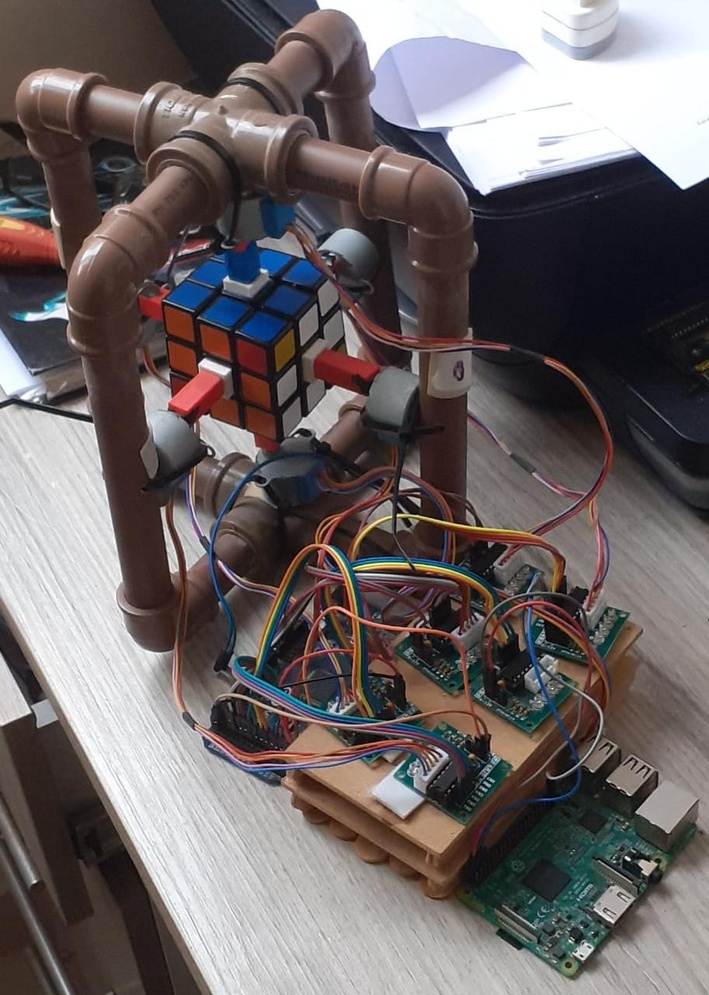
#> input picture robot_cube.jpeg, 709 x 995 px, shrunk from 913 x 1280 before the run, given in place of the camera
$ python readColorT.py
#> lines starting #> are read from the running program, lines starting #| are printed output that depends on the picture; after the words box and inside, x2 and y2 are one past the last pixel; in counts of white or black regions, pixels touching at a corner belong together
import cv2
import numpy as np

name = "I need see that color guy!"

cam = cv2.VideoCapture(0)
cam.set(cv2.CAP_PROP_FPS, 180)

while(True):
    ret, frame = cam.read()
#> frame is the input picture: shape (995, 709, 3); mean B, G, R 101.4, 101, 108.8

    #hsv = cv2.cvtColor(frame, cv2.COLOR_BGR2HSV)

    #pré-processamento
    gray = cv2.cvtColor(frame, cv2.COLOR_BGR2GRAY)
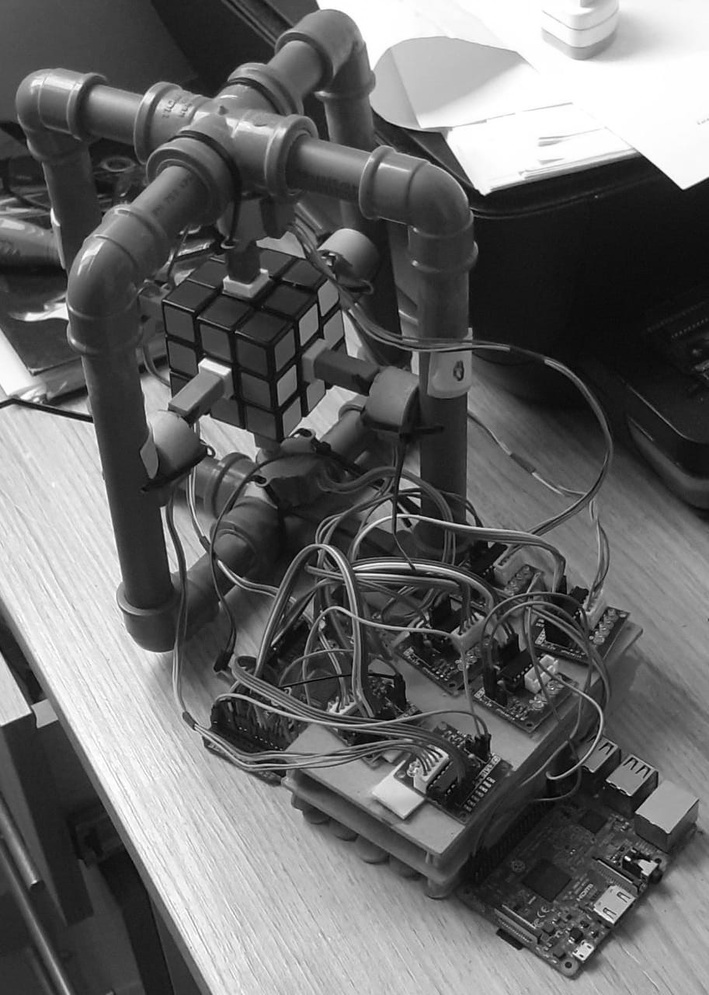
#> gray: shape (995, 709); min 0, max 255, mean 103.4
    gauss = cv2.GaussianBlur(gray, (3, 3), 0)
    segmentationCanny = cv2.Canny(gauss, 20, 40)
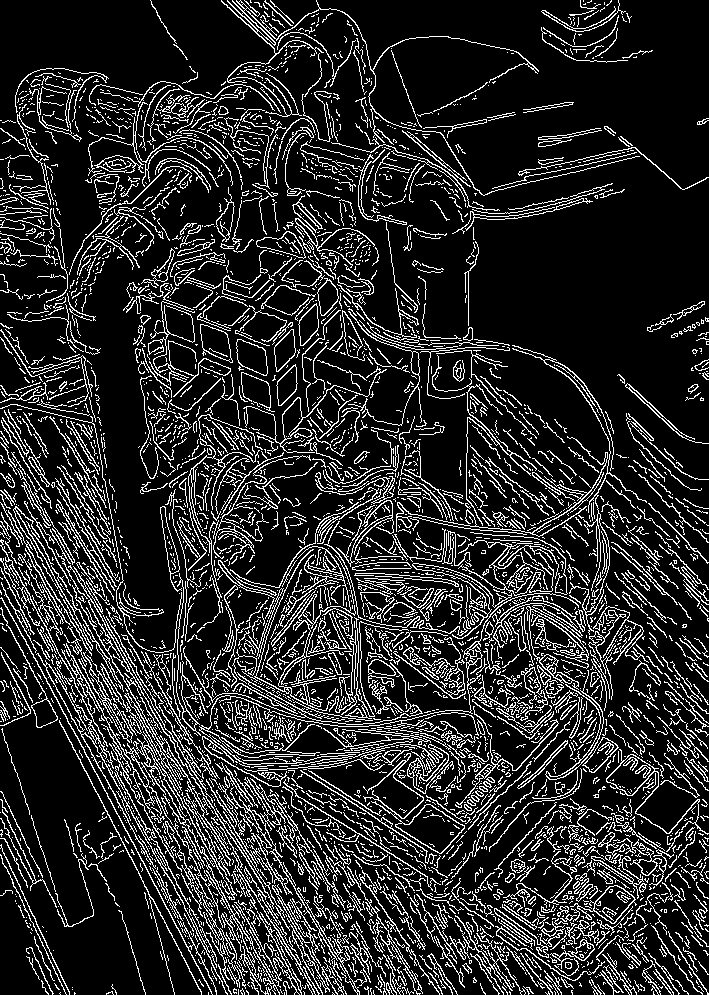
#> segmentationCanny: shape (995, 709); 16.3% white in thin lines or dots

    #dilatando
    kernel = np.ones((3, 3), np.uint8)
    dilate = cv2.dilate(segmentationCanny, kernel, iterations=2)
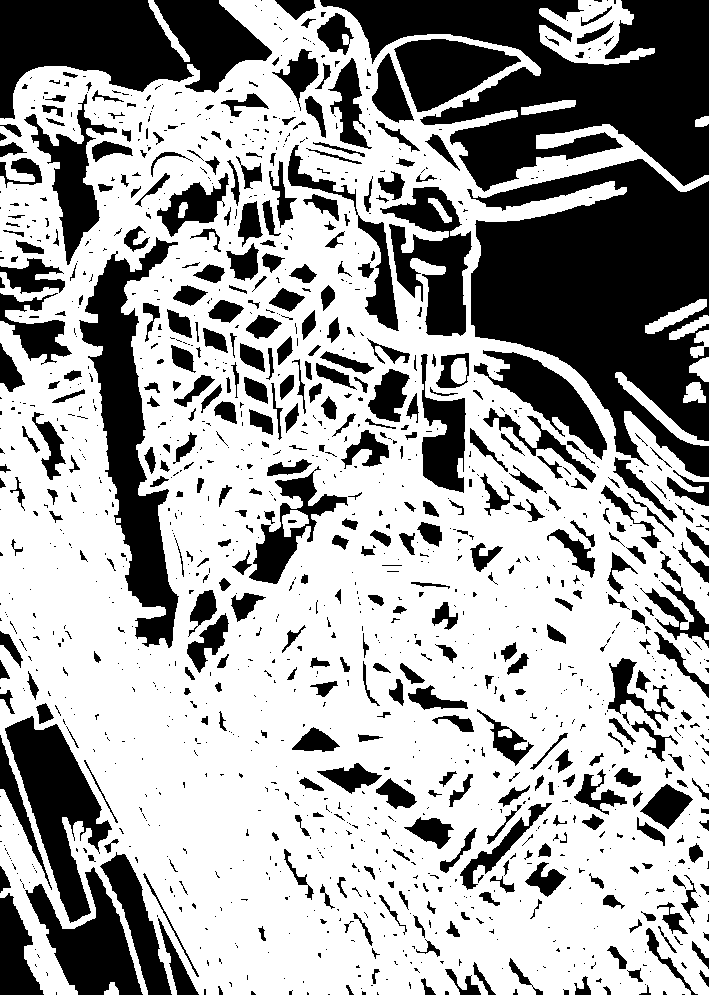
#> dilate: shape (995, 709); 64.1% white; 1369 black regions (932 under 20 px), largest, box (x1, y1, x2, y2) and area: (467, 159, 709, 477) 45610, (320, 0, 709, 192) 36605, (0, 0, 272, 119) 19030


cam.release()
cv2.destroyWindow(name)
